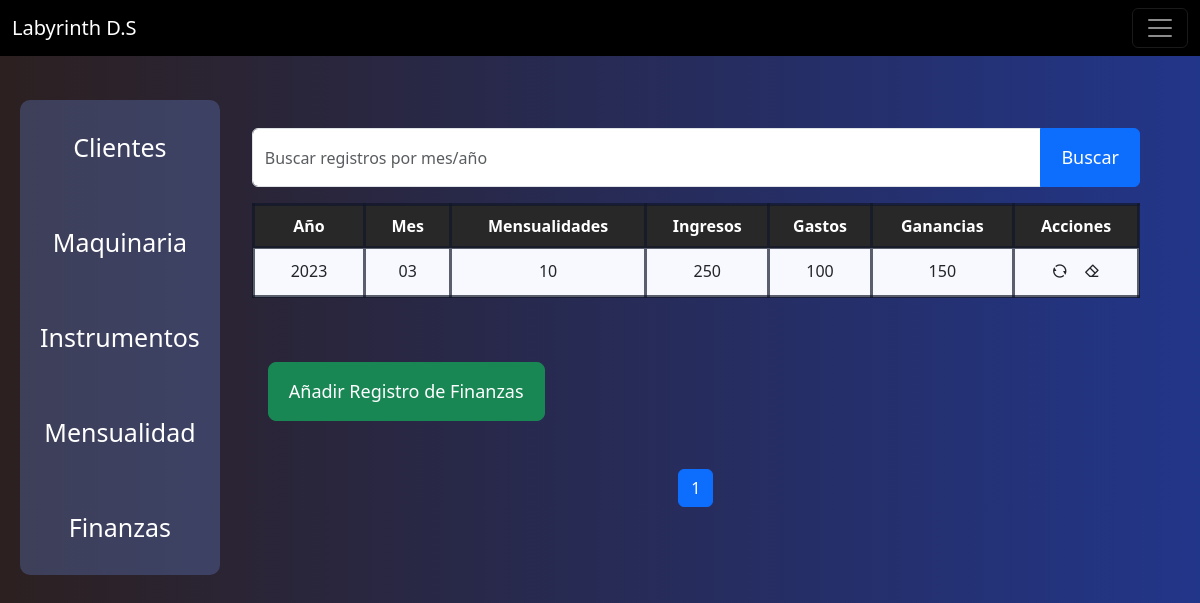
Page /finanzas/detalle_finanzas/ (signed in) on the committed database.
### modulos/finanzas/models.py (models this page shows)
class Finanzas (models.Model):
    anio = models.CharField(max_length=4)
    mes = models.CharField(max_length=2)
    mensualidades = models.IntegerField(default=None)
    ingresos = models.IntegerField(default=None)
    gastos = models.IntegerField(default=None)
    ganancias = models.IntegerField(default=None)

### modulos/finanzas/views/finanzas/views.py (the view)
# urls.py: path('detalle_finanzas/', (DetalleFinanzas.as_view()), name='detalle_finanzas'),
class DetalleFinanzas(LoginRequiredMixin, ListView):
    template_name = 'finanzas/detalle_finanzas.html'
    context_object_name = 'Finanzs'
    model = Finanzas
    paginate_by = 5
    def get_queryset(self):
        query = self.request.GET.get("query")
        print(query)
        if query:
            return self.model.objects.filter(anio__icontains=query) \
                or self.model.objects.filter(mes__icontains=query)
        else:
            return self.model.objects.all()
    def get_context_data(self, **kwargs):
        context = super().get_context_data(**kwargs)
        context['titulo'] = 'Registro de Finanzas'
        return context

### modulos/finanzas/templates/finanzas/detalle_finanzas.html (shortened to what this page needs)
{% extends 'barlateral_mod_plantilla.html' %}
{% load static %}
{% block contenido %}
    {% block search %}
        <form action="{% url 'finanzas:detalle_finanzas' %}" method="GET">
            <div class="input-group mb-3">
                <input type="text" name="query" value="{{ query }}" class="form-control"
                       placeholder="Buscar registros por mes/año" id="idInputSearch" aria-describedby="basic-addon2"/>
                <button type="submit" class="btn btn-primary mr-1" id="idSearchSp">Buscar</button>
            </div>
        </form>
    {% endblock %}
    <table class="container table table-responsive">
        <thead>
        <tr>
            <th> Año</th>
            <th> Mes</th>
            <th> Mensualidades</th>
            <th> Ingresos</th>
            <th> Gastos</th>
            <th> Ganancias</th>
            <th> Acciones</th>
        </tr>
        </thead>
        <tbody>
        {% for objects in Finanzs %}
            <tr>
                <td> {{ objects.anio }}   </td>
                <td> {{ objects.mes }}   </td>
                <td> {{ objects.mensualidades }}   </td>
                <td> {{ objects.ingresos }}   </td>
                <td> {{ objects.gastos }}   </td>
                <td> {{ objects.ganancias }}   </td>
                <td>
                    <div class="btn-accion">
                        <div>
                            <a class="text-decoration-none" href="{% url 'finanzas:editar_finanzas' objects.id %}">
                                <i class="ri-refresh-line text-dark"></i>
                            </a>
                        </div>
                        <div>
                            <a class="text-decoration-none" href="{% url 'finanzas:eliminar_finanzas' objects.id %}">
                                <i class="ri-eraser-line text-dark"></i>
                            </a>
                        </div>
                    </div>
                </td>
            </tr>
        {% endfor %}
        </tbody>
    </table>
    <div class="btn-add">
        <a href="{% url 'finanzas:crear_finanzas' %}" class="btn btn-success btn-lg mt-md-5 me-md-auto ms-md-3">
            Añadir Registro de Finanzas
        </a>
    </div>
{% endblock %}

### static/css/estilo.css (style rules this page uses)
body { background: linear-gradient(90deg, #2c2020 0%, rgba(17, 38, 128, 0.93) 100%); height: 100vh; }
.diseño-tabla th { background-color: #282828; color: white; }
.diseño-tabla .btn-accion { display:flex; justify-content: space-evenly; }
.diseño-tabla td { background-color: ghostwhite; }
.diseño-tabla td,th { border: 3px solid rgba(17, 23, 40, 0.68); padding: 10px 20px 10px; text-align: center; }
.btn { padding: 15px 20px; font-size: 18px; }

### rows in the picture
Finanzas: anio "2023", mes "03", mensualidades "10", ingresos "250", gastos "100", ganancias "150"

### other values in the picture
{{ i }} "1"
